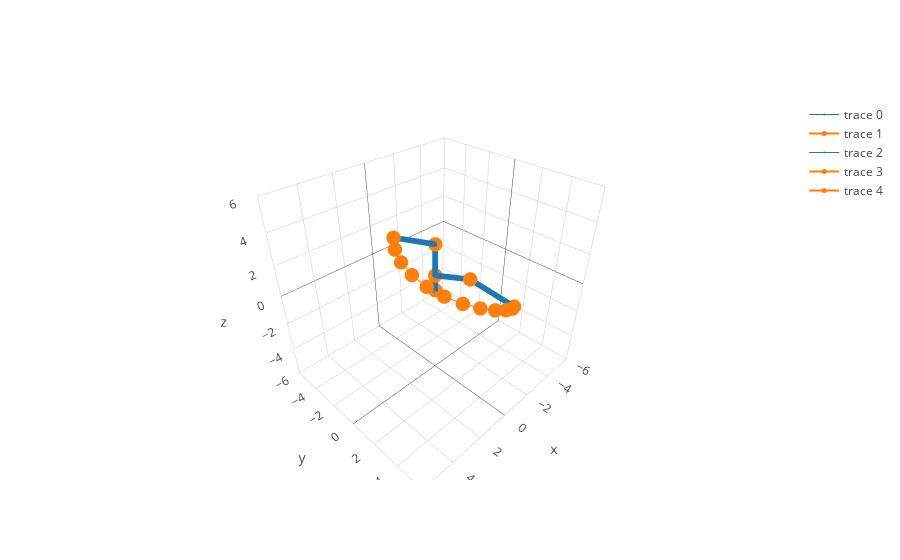

The notebook cell this image was saved under:
### Code cell
thetafinal = [2*pi/3,pi/2,-pi/6]
thetainit = [0,0,pi/3]

trajectorymat = trajectory.calctrac(robot1,thetainit,thetafinal,10) 
m = graphics.tracplot(robot1, trajectorymat,1)
m.show()

### Figure 1 — Plotly figure (JSON) as saved in the notebook; plotly's stock layout.template omitted (floating-point values rounded to 4 significant figures; data arrays with more than 128 entries replaced by an {"elided": "..."} marker saying what was removed)
{"data": [{"line": {"color": "#1f77b4", "width": 1}, "marker": {"size": 2}, "type": "scatter3d", "uid": "15c31e64-e2ac-44e9-a190-108398ed6338", "x": {"elided": "150 float values"}, "y": {"elided": "150 int values"}, "z": {"elided": "150 float values"}}, {"line": {"color": "#ff7f0e", "width": 2}, "marker": {"size": 5}, "type": "scatter3d", "uid": "6c7c9de8-b39c-4aa1-930c-dd7b49962b1f", "x": [0, 0, 0, 2.598], "y": [0, 0, 0, 0], "z": [0, 1, 3, 4.5]}, {"line": {"color": "#1f77b4", "width": 1}, "marker": {"size": 2}, "type": "scatter3d", "uid": "6a8811a9-f8bd-447f-bb4a-c9b156fdc6b1", "x": {"elided": "150 float values"}, "y": {"elided": "150 float values"}, "z": {"elided": "150 float values"}}, {"line": {"color": "#ff7f0e", "width": 2}, "marker": {"size": 5}, "type": "scatter3d", "uid": "db4c93b5-0e7f-4b88-8b84-1991e1d8b3d8", "x": [0, 0, -1.0, -2.299], "y": [0, 0, 1.732, 3.982], "z": [0, 1, 1.0, -0.5]}, {"line": {"color": "#ff7f0e", "width": 2}, "marker": {"size": 5}, "type": "scatter3d", "uid": "5fb84ddf-c975-4860-9cf0-a00cf6e538f1", "x": [2.598, 2.959, 3.155, 3.152, 2.932, 2.498, 1.873, 1.097, 0.2253, -0.6766, -1.54, -2.299], "y": [0, 0.5703, 1.263, 2.025, 2.795, 3.508, 4.101, 4.521, 4.729, 4.706, 4.45, 3.982], "z": [4.5, 4.226, 3.9, 3.527, 3.109, 2.654, 2.167, 1.654, 1.124, 0.5823, 0.03838, -0.5]}], "layout": {"scene": {"xaxis": {"range": [-6, 6]}, "yaxis": {"range": [-6, 6]}, "zaxis": {"range": [-6, 6]}}}}
